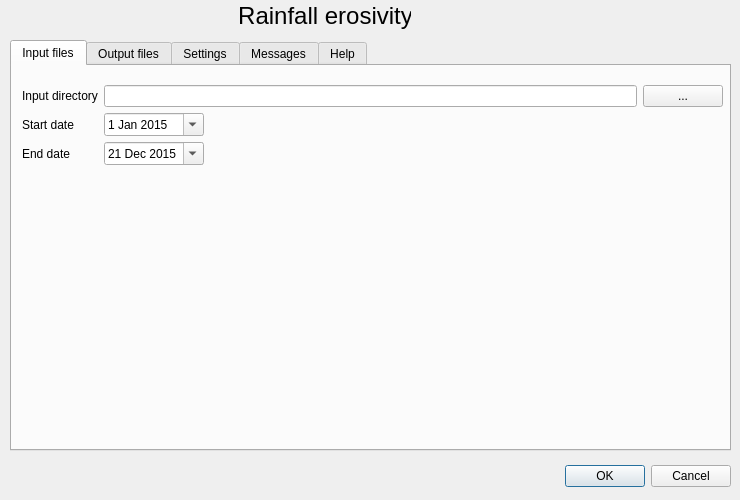
<?xml version="1.0" encoding="UTF-8"?>
<ui version="4.0">
 <class>rcmrdRFEDialogBase</class>
 <widget class="QDialog" name="rcmrdRFEDialogBase">
  <property name="geometry">
   <rect>
    <x>0</x>
    <y>0</y>
    <width>740</width>
    <height>500</height>
   </rect>
  </property>
  <property name="windowTitle">
   <string>RCMRD Rainfall Erosivity</string>
  </property>
  <widget class="QDialogButtonBox" name="button_box">
   <property name="geometry">
    <rect>
     <x>390</x>
     <y>460</y>
     <width>341</width>
     <height>32</height>
    </rect>
   </property>
   <property name="orientation">
    <enum>Qt::Horizontal</enum>
   </property>
   <property name="standardButtons">
    <set>QDialogButtonBox::Cancel|QDialogButtonBox::Ok</set>
   </property>
  </widget>
  <widget class="QTabWidget" name="tabs">
   <property name="geometry">
    <rect>
     <x>10</x>
     <y>40</y>
     <width>721</width>
     <height>411</height>
    </rect>
   </property>
   <property name="currentIndex">
    <number>0</number>
   </property>
   <widget class="QWidget" name="tabInputs">
    <attribute name="title">
     <string>Input files</string>
    </attribute>
    <widget class="QWidget" name="gridLayoutWidget">
     <property name="geometry">
      <rect>
       <x>10</x>
       <y>19</y>
       <width>701</width>
       <height>361</height>
      </rect>
     </property>
     <layout class="QGridLayout" name="gridLayout">
      <item row="4" column="0">
       <widget class="QLabel" name="label_4">
        <property name="text">
         <string>End date</string>
        </property>
       </widget>
      </item>
      <item row="1" column="0">
       <widget class="QLabel" name="label_2">
        <property name="text">
         <string>Input directory</string>
        </property>
       </widget>
      </item>
      <item row="2" column="0">
       <widget class="QLabel" name="label_3">
        <property name="text">
         <string>Start date</string>
        </property>
       </widget>
      </item>
      <item row="4" column="1">
       <widget class="QDateEdit" name="editDateEnd">
        <property name="maximumSize">
         <size>
          <width>100</width>
          <height>16777215</height>
         </size>
        </property>
        <property name="calendarPopup">
         <bool>true</bool>
        </property>
        <property name="date">
         <date>
          <year>2015</year>
          <month>12</month>
          <day>21</day>
         </date>
        </property>
       </widget>
      </item>
      <item row="1" column="1">
       <widget class="QLineEdit" name="editInputDir"/>
      </item>
      <item row="2" column="1">
       <widget class="QDateEdit" name="editDateStart">
        <property name="maximumSize">
         <size>
          <width>100</width>
          <height>16777215</height>
         </size>
        </property>
        <property name="calendarPopup">
         <bool>true</bool>
        </property>
        <property name="date">
         <date>
          <year>2015</year>
          <month>1</month>
          <day>1</day>
         </date>
        </property>
       </widget>
      </item>
      <item row="5" column="1">
       <spacer name="verticalSpacer">
        <property name="orientation">
         <enum>Qt::Vertical</enum>
        </property>
        <property name="sizeHint" stdset="0">
         <size>
          <width>20</width>
          <height>40</height>
         </size>
        </property>
       </spacer>
      </item>
      <item row="1" column="2">
       <widget class="QPushButton" name="buttonDir">
        <property name="text">
         <string>...</string>
        </property>
       </widget>
      </item>
     </layout>
    </widget>
   </widget>
   <widget class="QWidget" name="tabOutputs">
    <attribute name="title">
     <string>Output files</string>
    </attribute>
    <widget class="QWidget" name="gridLayoutWidget_2">
     <property name="geometry">
      <rect>
       <x>0</x>
       <y>0</y>
       <width>711</width>
       <height>381</height>
      </rect>
     </property>
     <layout class="QGridLayout" name="gridLayout_2">
      <item row="1" column="1">
       <widget class="QLineEdit" name="editRFI"/>
      </item>
      <item row="0" column="0">
       <widget class="QLabel" name="label_5">
        <property name="text">
         <string>Rainfall Depth</string>
        </property>
       </widget>
      </item>
      <item row="0" column="2">
       <widget class="QPushButton" name="buttonDirRFD">
        <property name="text">
         <string>...</string>
        </property>
       </widget>
      </item>
      <item row="0" column="1">
       <widget class="QLineEdit" name="editRFD"/>
      </item>
      <item row="2" column="0">
       <widget class="QLabel" name="label_7">
        <property name="text">
         <string>Rainfall Erosivity</string>
        </property>
       </widget>
      </item>
      <item row="2" column="1">
       <widget class="QLineEdit" name="editRFE"/>
      </item>
      <item row="2" column="2">
       <widget class="QPushButton" name="buttonDirRFE">
        <property name="text">
         <string>...</string>
        </property>
       </widget>
      </item>
      <item row="1" column="2">
       <widget class="QPushButton" name="buttonDirRFI">
        <property name="text">
         <string>...</string>
        </property>
       </widget>
      </item>
      <item row="1" column="0">
       <widget class="QLabel" name="label_6">
        <property name="text">
         <string>Rainfall Intensity</string>
        </property>
       </widget>
      </item>
      <item row="3" column="1">
       <spacer name="verticalSpacer_2">
        <property name="orientation">
         <enum>Qt::Vertical</enum>
        </property>
        <property name="sizeHint" stdset="0">
         <size>
          <width>20</width>
          <height>40</height>
         </size>
        </property>
       </spacer>
      </item>
     </layout>
    </widget>
   </widget>
   <widget class="QWidget" name="tabSettings">
    <attribute name="title">
     <string>Settings</string>
    </attribute>
    <widget class="QWidget" name="gridLayoutWidget_3">
     <property name="geometry">
      <rect>
       <x>0</x>
       <y>0</y>
       <width>711</width>
       <height>381</height>
      </rect>
     </property>
     <layout class="QGridLayout" name="gridLayout_3">
      <item row="1" column="1">
       <widget class="QDoubleSpinBox" name="valueWRD">
        <property name="maximumSize">
         <size>
          <width>100</width>
          <height>16777215</height>
         </size>
        </property>
        <property name="minimum">
         <double>-1.000000000000000</double>
        </property>
        <property name="maximum">
         <double>1.000000000000000</double>
        </property>
        <property name="singleStep">
         <double>0.100000000000000</double>
        </property>
        <property name="value">
         <double>0.400000000000000</double>
        </property>
       </widget>
      </item>
      <item row="1" column="0">
       <widget class="QLabel" name="label_8">
        <property name="text">
         <string>Rainfall Depth weight</string>
        </property>
       </widget>
      </item>
      <item row="2" column="1">
       <widget class="QDoubleSpinBox" name="valueWRI">
        <property name="maximumSize">
         <size>
          <width>100</width>
          <height>16777215</height>
         </size>
        </property>
        <property name="minimum">
         <double>-1.000000000000000</double>
        </property>
        <property name="maximum">
         <double>1.000000000000000</double>
        </property>
        <property name="singleStep">
         <double>0.100000000000000</double>
        </property>
        <property name="value">
         <double>0.600000000000000</double>
        </property>
       </widget>
      </item>
      <item row="0" column="0">
       <widget class="QLabel" name="label_10">
        <property name="text">
         <string>Weights</string>
        </property>
       </widget>
      </item>
      <item row="2" column="0">
       <widget class="QLabel" name="label_9">
        <property name="text">
         <string>Rainfall Intensity weight</string>
        </property>
       </widget>
      </item>
      <item row="5" column="0">
       <spacer name="verticalSpacer_4">
        <property name="orientation">
         <enum>Qt::Vertical</enum>
        </property>
        <property name="sizeHint" stdset="0">
         <size>
          <width>20</width>
          <height>40</height>
         </size>
        </property>
       </spacer>
      </item>
      <item row="4" column="0">
       <widget class="QLabel" name="label_11">
        <property name="text">
         <string>Rainfall intensity threshold (accumulate if superior or equal to this threshold)</string>
        </property>
       </widget>
      </item>
      <item row="3" column="0">
       <spacer name="verticalSpacer_3">
        <property name="orientation">
         <enum>Qt::Vertical</enum>
        </property>
        <property name="sizeHint" stdset="0">
         <size>
          <width>20</width>
          <height>40</height>
         </size>
        </property>
       </spacer>
      </item>
      <item row="4" column="1">
       <widget class="QDoubleSpinBox" name="intensityThreshold">
        <property name="decimals">
         <number>1</number>
        </property>
        <property name="maximum">
         <double>10000000.000000000000000</double>
        </property>
        <property name="singleStep">
         <double>0.100000000000000</double>
        </property>
        <property name="value">
         <double>40.000000000000000</double>
        </property>
       </widget>
      </item>
     </layout>
    </widget>
   </widget>
   <widget class="QWidget" name="tabMessages">
    <attribute name="title">
     <string>Messages</string>
    </attribute>
    <widget class="QTextEdit" name="logTextDump">
     <property name="geometry">
      <rect>
       <x>0</x>
       <y>0</y>
       <width>721</width>
       <height>381</height>
      </rect>
     </property>
    </widget>
   </widget>
   <widget class="QWidget" name="tabHelp">
    <attribute name="title">
     <string>Help</string>
    </attribute>
   </widget>
  </widget>
  <widget class="QLabel" name="label">
   <property name="geometry">
    <rect>
     <x>240</x>
     <y>0</y>
     <width>171</width>
     <height>31</height>
    </rect>
   </property>
   <property name="font">
    <font>
     <pointsize>18</pointsize>
    </font>
   </property>
   <property name="text">
    <string>Rainfall erosivity</string>
   </property>
   <property name="alignment">
    <set>Qt::AlignCenter</set>
   </property>
  </widget>
 </widget>
 <tabstops>
  <tabstop>tabs</tabstop>
  <tabstop>editInputDir</tabstop>
  <tabstop>buttonDir</tabstop>
  <tabstop>editDateStart</tabstop>
  <tabstop>editDateEnd</tabstop>
  <tabstop>editRFD</tabstop>
  <tabstop>buttonDirRFD</tabstop>
  <tabstop>editRFI</tabstop>
  <tabstop>buttonDirRFI</tabstop>
  <tabstop>editRFE</tabstop>
  <tabstop>buttonDirRFE</tabstop>
  <tabstop>valueWRD</tabstop>
  <tabstop>valueWRI</tabstop>
  <tabstop>intensityThreshold</tabstop>
  <tabstop>logTextDump</tabstop>
 </tabstops>
 <resources/>
 <connections>
  <connection>
   <sender>button_box</sender>
   <signal>accepted()</signal>
   <receiver>rcmrdRFEDialogBase</receiver>
   <slot>accept()</slot>
   <hints>
    <hint type="sourcelabel">
     <x>20</x>
     <y>20</y>
    </hint>
    <hint type="destinationlabel">
     <x>20</x>
     <y>20</y>
    </hint>
   </hints>
  </connection>
  <connection>
   <sender>button_box</sender>
   <signal>rejected()</signal>
   <receiver>rcmrdRFEDialogBase</receiver>
   <slot>reject()</slot>
   <hints>
    <hint type="sourcelabel">
     <x>20</x>
     <y>20</y>
    </hint>
    <hint type="destinationlabel">
     <x>20</x>
     <y>20</y>
    </hint>
   </hints>
  </connection>
 </connections>
</ui>
